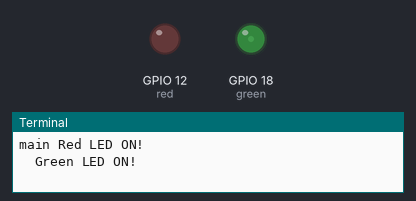
Bench run of a program on a simulated Raspberry Pi (BCM pin numbers). Shown: output pins drawn as LEDs (lit = HIGH), the last lines printed to the terminal. Threads take turns every 2 ms.

Above: at 0.15 s.
At 8.29 s:
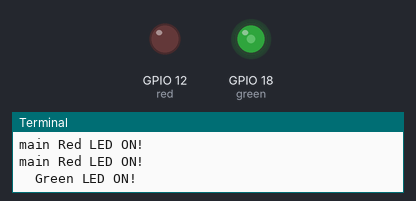
At 17.64 s:
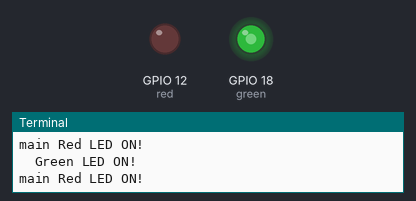
At 36.34 s:
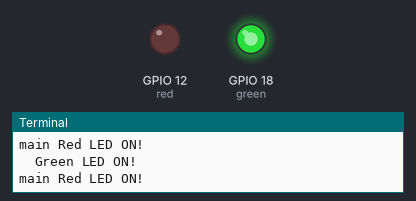
Timing chart, 0 to 36.4 s (numbered marks = the images above):
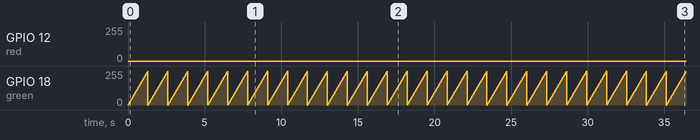

Measured:
- by itself, GPIO 18 (green): ramps from 0/255 to 252/255 and jumps back, once every 1.3 s

The program:

challenge412.py
```python
import RPi.GPIO as GPIO
import threading
import time

red = 12
green = 18

GPIO.setmode(GPIO.BCM)
GPIO.setwarnings(False)

GPIO.setup(red, GPIO.OUT)
GPIO.setup(green, GPIO.OUT)

pwm_red = GPIO.PWM(red, 200)
pwm_green = GPIO.PWM(green, 200)
pwm_red.start(0)
pwm_green.start(0)

flag_exit = False
def t1():
        while True:
            print("\tGreen LED ON!")
            for t_high in range(0, 100):
                pwm_green.ChangeDutyCycle(t_high)
                time.sleep(0.013)
            for t_high in range(100, -1):
                pwm_green.ChangeDutyCycle(t_high)
                time.sleep(0.013)
                if flag_exit: break

thread = threading.Thread(target=t1)
thread.start()

try:
        while True:
            print("main Red LED ON!")
            for t_high in range(0, 100):
                pwm_red.ChangeDutyCycle(t_high)
                time.sleep(0.007)
            for t_high in range(100, -1):
                pwm_red.ChangeDutyCycle(t_high)
                time.sleep(0.007)

except KeyboardInterrupt:
        pass
flag_exit = True
thread.join()

pwm_red.stop()
pwm_green.stop()
GPIO.cleanup()
```
